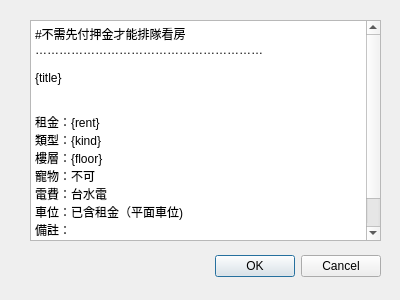
<?xml version="1.0" encoding="UTF-8"?>
<ui version="4.0">
 <class>Demo_ui</class>
 <widget class="QDialog" name="Demo_ui">
  <property name="geometry">
   <rect>
    <x>0</x>
    <y>0</y>
    <width>400</width>
    <height>300</height>
   </rect>
  </property>
  <property name="windowTitle">
   <string>Dialog</string>
  </property>
  <widget class="QDialogButtonBox" name="update_demo_btn">
   <property name="geometry">
    <rect>
     <x>40</x>
     <y>250</y>
     <width>341</width>
     <height>32</height>
    </rect>
   </property>
   <property name="orientation">
    <enum>Qt::Horizontal</enum>
   </property>
   <property name="standardButtons">
    <set>QDialogButtonBox::Cancel|QDialogButtonBox::Ok</set>
   </property>
  </widget>
  <widget class="QPlainTextEdit" name="post_demo">
   <property name="geometry">
    <rect>
     <x>30</x>
     <y>20</y>
     <width>351</width>
     <height>221</height>
    </rect>
   </property>
   <property name="plainText">
    <string>#不需先付押金才能排隊看房
…………………………………………………

{title}


租金：{rent}
類型：{kind}
樓層：{floor}
寵物：不可
電費：台水電
車位：已含租金（平面車位)
備註：
⋯⋯⋯⋯⋯⋯⋯⋯⋯⋯⋯⋯⋯⋯⋯⋯⋯</string>
   </property>
   <property name="overwriteMode">
    <bool>true</bool>
   </property>
  </widget>
 </widget>
 <resources/>
 <connections>
  <connection>
   <sender>update_demo_btn</sender>
   <signal>accepted()</signal>
   <receiver>Demo_ui</receiver>
   <slot>accept()</slot>
   <hints>
    <hint type="sourcelabel">
     <x>248</x>
     <y>254</y>
    </hint>
    <hint type="destinationlabel">
     <x>157</x>
     <y>274</y>
    </hint>
   </hints>
  </connection>
  <connection>
   <sender>update_demo_btn</sender>
   <signal>rejected()</signal>
   <receiver>Demo_ui</receiver>
   <slot>reject()</slot>
   <hints>
    <hint type="sourcelabel">
     <x>316</x>
     <y>260</y>
    </hint>
    <hint type="destinationlabel">
     <x>286</x>
     <y>274</y>
    </hint>
   </hints>
  </connection>
 </connections>
</ui>
